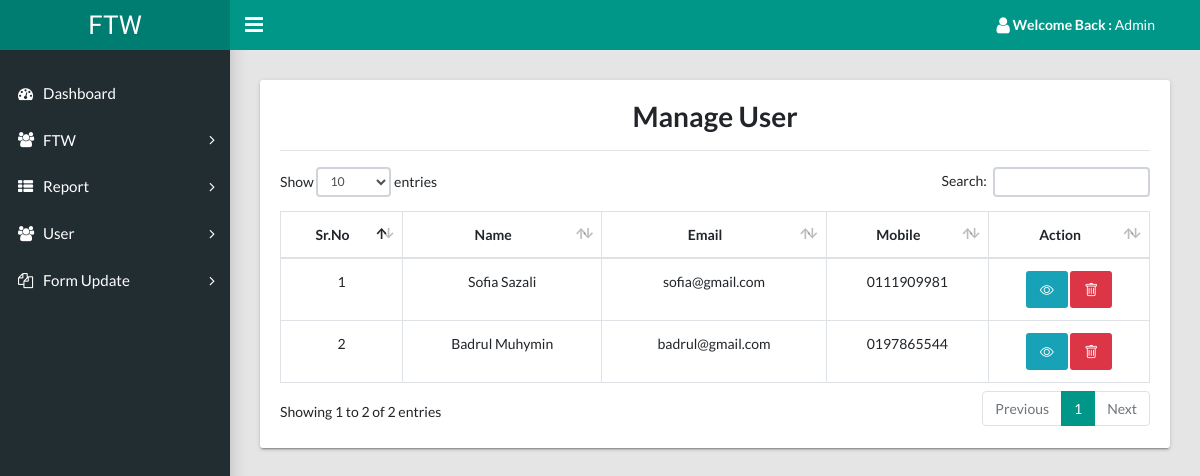
Screenshot of /FTW/admin/User/manage-user.php with the database file from the repository.
### tables this page shows
CREATE TABLE `tbluser` (
  `id` int(11) NOT NULL,
  `name` varchar(45) DEFAULT NULL,
  `email` varchar(45) DEFAULT NULL,
  `mobile` varchar(45) DEFAULT NULL,
  `address` varchar(200) DEFAULT NULL,
  `password` varchar(450) DEFAULT NULL,
  `create_date` timestamp NULL DEFAULT current_timestamp(),
  `placeid` int(11) DEFAULT NULL
);

### FTW/admin/User/manage-user.php (the view, shortened to what this page needs)
<!DOCTYPE html>
<html lang="en">
<head>
    <link rel="stylesheet" type="text/css" href="../../css/main.css">
     <link rel="stylesheet" href="https://cdn.jsdelivr.net/npm/bootstrap-icons@1.11.3/font/bootstrap-icons.min.css">
    <link rel="stylesheet" type="text/css" href="https://maxcdn.bootstrapcdn.com/font-awesome/4.7.0/css/font-awesome.min.css">
</head>
<body class="app sidebar-mini rtl">
    <?php include '../include/header.php'; ?>
    <?php include '../include/sidebar.php'; ?>
    <main class="app-content">
        <div class="row">
            <div class="col-md-12">
                <div class="tile">
                    <div class="tile-body">
                        <h2 align="center">Manage User</h2>
                        <hr />
                        <table class="table table-hover table-bordered" id="sampleTable">
                            <thead>
                                <tr>
                                    <th>Sr.No</th>
                                    <th>Name</th>
                                    <th>Email</th>
                                    <th>Mobile</th>
                                    <th>Action</th>
                                </tr>
                            </thead>
                            <tbody>
                            <?php
                            include '../include/config.php';
                            $sql = "SELECT id, name, email, mobile, address, create_date FROM tbluser";
                            $query = $dbh->prepare($sql);
                            $query->execute();
                            $results = $query->fetchAll(PDO::FETCH_OBJ);
                            $cnt = 1;
                            if ($query->rowCount() > 0) {
                                foreach ($results as $result) {
                            ?>
                                    <tr>
                                        <td><?php echo($cnt); ?></td>
                                        <td><?php echo htmlentities($result->name); ?></td>
                                        <td><?php echo htmlentities($result->email); ?></td>
                                        <td><?php echo htmlentities($result->mobile); ?></td>
                                        <td>
                                            <div class="text-center">
                                                <a href="user-details.php?empid=<?php echo htmlentities($result->id); ?>" class="btn btn-info me-2">
                                                    <i class="bi bi-eye me-1"></i>
                                                </a>
                                                <a href="manage-user.php?del=<?php echo htmlentities($result->id); ?>" onclick="return confirm('Are you sure you want to delete this record?');" class="btn btn-danger">
                                                    <i class="bi bi-trash me-1"></i>
                                                </a>
                                            </div>
                                        </td>
                                    </tr>
                            <?php
                                    $cnt++;
                                }
                            }
                            ?>
                     </tbody>
                        </table>
                    </div>
                </div>
            </div>
        </div>
    </main>
</body>
</html>

### FTW/admin/include/header.php (shortened to what this page needs)
<header class="app-header"><a class="app-header__logo" href="../index.html">FTW</a>
  <a class="app-sidebar__toggle" href="#" data-toggle="sidebar" aria-label="Hide Sidebar"></a>
  <ul class="app-nav">
    <li class="dropdown"><a class="app-nav__item" href="#" data-toggle="dropdown" aria-label="Open Profile Menu"><i class="fa fa-user fa-lg"></i> <strong>Welcome Back : </strong>Admin </a>
    </li>
  </ul>
</header>

### FTW/admin/include/sidebar.php (shortened to what this page needs)
<aside class="app-sidebar">
  <ul class="app-menu">
    <li><a class="app-menu__item" href="../Dashboard/dashboard.php"><i class="app-menu__icon fa fa-dashboard"></i><span class="app-menu__label">Dashboard</span></a></li>
    <li class="treeview"><a class="app-menu__item" href="#" data-toggle="treeview"><i class="app-menu__icon fa fa-users"></i><span class="app-menu__label">FTW</span><i class="treeview-indicator fa fa-angle-right"></i></a>
    </li>
    <li class="treeview"><a class="app-menu__item" href="#" data-toggle="treeview"><i class="app-menu__icon fa fa-th-list"></i><span class="app-menu__label">Report</span><i class="treeview-indicator fa fa-angle-right"></i></a>
    </li>
    <li class="treeview"><a class="app-menu__item" href="#" data-toggle="treeview"><i class="app-menu__icon fa fa-users"></i><span class="app-menu__label">User</span><i class="treeview-indicator fa fa-angle-right"></i></a>
    </li>
    <li class="treeview"><a class="app-menu__item" href="#" data-toggle="treeview"><i class="app-menu__icon fa fa-files-o"></i><span class="app-menu__label">Form Update</span><i class="treeview-indicator fa fa-angle-right"></i></a>
    </li>
  </ul>
</aside>

### FTW/admin/User/manage-user.php (style rules this page uses)
#sampleTable th, #sampleTable td { text-align: center; }

### rows the page displays
tbluser: name "Sofia Sazali", email "sofia@gmail.com", mobile "0111909981"
tbluser: name "Badrul Muhymin", email "badrul@gmail.com", mobile "0197865544"
